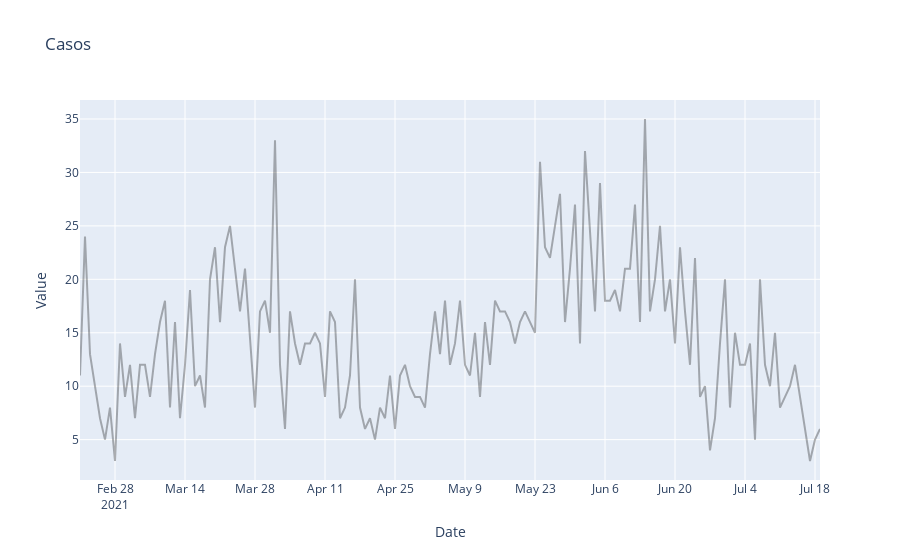

The code cell stored with this chart in its notebook:
### Code cell
dataframe = dataframe.set_index(['data'])
dataframe.index = pd.to_datetime(dataframe.index)
dataframe = dataframe.rename(columns={'diagnostico_covid19': 'value'})
if not dataframe.index.is_monotonic:
    dataframe = dataframe.sort_index()
    
plot_dataset(dataframe, title='Casos')

### Figure 1 — Plotly figure (JSON) as saved in the notebook; plotly's stock layout.template omitted (floating-point values rounded to 4 significant figures; data arrays with more than 128 entries replaced by an {"elided": "..."} marker saying what was removed)
{"data": [{"line": {"color": "rgba(0,0,0, 0.3)"}, "mode": "lines", "name": "values", "text": {"elided": "149 str values"}, "type": "scatter", "x": {"elided": "149 str values"}, "y": {"elided": "149 int values"}}], "layout": {"title": {"text": "Casos"}, "xaxis": {"ticklen": 5, "title": {"text": "Date"}, "zeroline": false}, "yaxis": {"ticklen": 5, "title": {"text": "Value"}, "zeroline": false}}}
